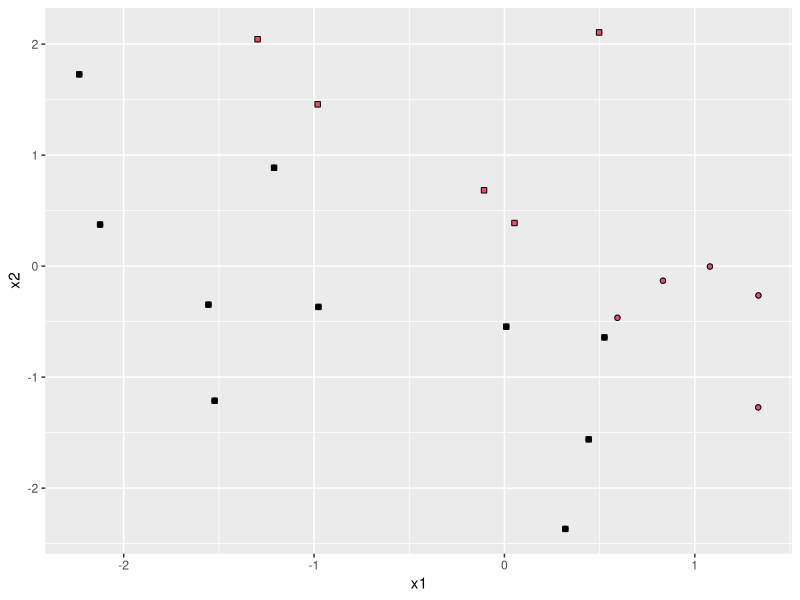

This chart was generated by the following R code:
library(tidyverse)


entropy <- function(p){
  if(p==0 || p==1) return(0)
  -p * log(p) - (1-p) * log(1-p)
}

# yを交差エントロピーの意味で最もよく分類するx0を出力する
# 決定境界は、x <= x0 → y=0 /  x > x0 → y= 1（あるいはその逆）という意味で使う
decision_stump_1 <- function(x, y){
  m <- min(x)
  M <- max(x)
  if(unique(y) %>% length == 1) return(M)
  od <- order(x)
  x2 <- x[od]
  y2 <- y[od]
  n <- length(x)
  es <- numeric(n)
  for(i in 1:n){
    n1 <- sum(y2[1:i] == 1)
    n2 <- if(i < n) sum(y2[(i+1):n] == 1) else 0
    p1 <- n1 / i
    p2 <- if(i < n) n2 / (n-i) else 0
    es[i] <- entropy(p1) + entropy(p2)
  }
  pos <- which(es==min(es))[1]
  threshold <- x2[pos]
  n1 <- sum(y2[1:pos] == 1)
  n2 <- sum(y2[1:pos] == 0)
  val1 <- if(n1 > n2) 1 else 0
  val2 <- if(val1 == 1) 0 else 1
  pred <- function(x){
    ifelse(x <= threshold, val1, val2)
  }
  list(threshold=threshold, loss=es[pos], pred=pred)
}

decision_stump <- function(x, y){
  nc <- ncol(x)
  threshold <- numeric(nc)
  loss <- numeric(nc)
  pred <- as.list(rep(NA, nc))
  for(i in 1:nc){
    ret <- decision_stump_1(x[,i], y)
    threshold[i] <- ret$threshold
    loss[i] <- ret$loss
    pred[[i]] <- ret$pred
  }
  col <- which(loss==min(loss))[1]

  ret <- function(x){
    pred[[col]](x[,col])
  }
  ret
}

x <- matrix(rnorm(40), ncol=2)
y <- x[,2] >= -x[,1]
# y <- as.numeric(x[,2] <= 0)

f <- decision_stump(x, y)


dat <- tibble(x1=x[,1], x2=x[,2], y=y, pred=f(x))
ggplot(dat, aes(x=x1, y=x2)) +
  geom_point(aes(color=y+1)) + scale_color_identity() +
  geom_point(aes(shape=pred)) + scale_shape_identity()
